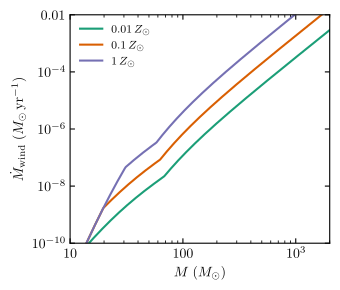

Recreate this plot in Python.
"""Wind mass-loss rate vs. stellar mass for three metallicities.

Implements the SINGLE_STAR_FB_WINDS=2 prescription from
galaxy_sf/stellar_evolution.c :: single_star_wind_mdot():

  dot_M_MS   -- de Jager/3 (Smith 2014): base OB-wind rate
  dot_M_weak -- weak-wind limiter (suppresses at low L)
  dot_M_S22  -- near-Eddington floor (Sahahit 2022 Eq. 13)
  dot_M_wind -- max(min(dot_M_MS, dot_M_weak), dot_M_S22)

L_MS and T_eff from Tout 1996 via starforge_tools.
Color-coding from logz_to_color() in sim_paths (single source of truth).
"""

import matplotlib
matplotlib.use("Agg")
from matplotlib import pyplot as plt
import numpy as np

from sim_paths import logz_to_color
from starforge_tools.star_properties import luminosity_MS, radius_MS, effective_temperature

MASS = np.logspace(1, np.log10(2e3), 500)  # 10–2000 Msun


def _vinf_over_vesc(T_eff):
    """Terminal-to-escape velocity ratio from Lamers 1995."""
    return np.where(T_eff < 1.25e4, 0.7, np.where(T_eff < 2.1e4, 1.3, 2.6))


def wind_mdot(mass, Z_solar):
    """Wind mass-loss rate in Msun/yr for SINGLE_STAR_FB_WINDS=2.

    Parameters
    ----------
    mass : array_like, Msun
    Z_solar : float, metallicity relative to solar
    """
    L = luminosity_MS(mass)
    R = radius_MS(mass)
    T_eff = effective_temperature(lum=L, radius=R)
    vrat = _vinf_over_vesc(T_eff)

    log_mdot_MS   = -6.000 + 1.500 * np.log10(L / 1e6) + 0.690 * np.log10(Z_solar)
    log_mdot_weak = -7.650 + 2.900 * np.log10(L / 1e5)
    log_mdot_S22  = (-8.445
                     + 4.770 * np.log10(L / 1e5)
                     - 3.990 * np.log10(mass / 30)
                     - 1.226 * np.log10(vrat / 2)
                     + 0.761 * np.log10(Z_solar))

    return 10 ** np.maximum(np.minimum(log_mdot_MS, log_mdot_weak), log_mdot_S22)


fig, ax = plt.subplots(figsize=(3.5, 3.0))

for logZ in [-2, -1, 0]:
    Z = 10**logZ
    ax.loglog(
        MASS,
        wind_mdot(MASS, Z),
        color=logz_to_color(logZ),
        lw=1.5,
        label=rf"${Z:g}\,Z_\odot$",
    )

ax.set_xlabel(r"$M\;(M_\odot)$")
ax.set_ylabel(r"$\dot{M}_{\rm wind}\;(M_\odot\,\mathrm{yr}^{-1})$")
ax.set_xlim(10, 2e3)
ax.set_ylim(1e-10, 1e-2)
ax.legend(frameon=False, fontsize=8)
fig.tight_layout()
fig.savefig("wind_mdot.pdf", bbox_inches="tight")
